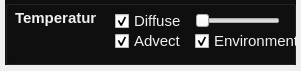
    <widget class="QWidget" name="widget_B3_3" native="true">
     <property name="geometry">
      <rect>
       <x>10</x>
       <y>497</y>
       <width>301</width>
       <height>71</height>
      </rect>
     </property>
     <widget class="QGroupBox" name="groupBox_10">
      <property name="geometry">
       <rect>
        <x>5</x>
        <y>0</y>
        <width>291</width>
        <height>65</height>
       </rect>
      </property>
      <property name="sizePolicy">
       <sizepolicy hsizetype="Preferred" vsizetype="Preferred">
        <horstretch>0</horstretch>
        <verstretch>0</verstretch>
       </sizepolicy>
      </property>
      <property name="palette">
       <palette>
        <active>
         <colorrole role="WindowText">
          <brush brushstyle="SolidPattern">
           <color alpha="255">
            <red>255</red>
            <green>255</green>
            <blue>255</blue>
           </color>
          </brush>
         </colorrole>
         <colorrole role="Button">
          <brush brushstyle="SolidPattern">
           <color alpha="255">
            <red>15</red>
            <green>15</green>
            <blue>15</blue>
           </color>
          </brush>
         </colorrole>
         <colorrole role="Base">
          <brush brushstyle="SolidPattern">
           <color alpha="255">
            <red>15</red>
            <green>15</green>
            <blue>15</blue>
           </color>
          </brush>
         </colorrole>
         <colorrole role="Window">
          <brush brushstyle="SolidPattern">
           <color alpha="255">
            <red>15</red>
            <green>15</green>
            <blue>15</blue>
           </color>
          </brush>
         </colorrole>
        </active>
        <inactive>
         <colorrole role="WindowText">
          <brush brushstyle="SolidPattern">
           <color alpha="255">
            <red>255</red>
            <green>255</green>
            <blue>255</blue>
           </color>
          </brush>
         </colorrole>
         <colorrole role="Button">
          <brush brushstyle="SolidPattern">
           <color alpha="255">
            <red>15</red>
            <green>15</green>
            <blue>15</blue>
           </color>
          </brush>
         </colorrole>
         <colorrole role="Base">
          <brush brushstyle="SolidPattern">
           <color alpha="255">
            <red>15</red>
            <green>15</green>
            <blue>15</blue>
           </color>
          </brush>
         </colorrole>
         <colorrole role="Window">
          <brush brushstyle="SolidPattern">
           <color alpha="255">
            <red>15</red>
            <green>15</green>
            <blue>15</blue>
           </color>
          </brush>
         </colorrole>
        </inactive>
        <disabled>
         <colorrole role="WindowText">
          <brush brushstyle="SolidPattern">
           <color alpha="255">
            <red>127</red>
            <green>127</green>
            <blue>127</blue>
           </color>
          </brush>
         </colorrole>
         <colorrole role="Button">
          <brush brushstyle="SolidPattern">
           <color alpha="255">
            <red>15</red>
            <green>15</green>
            <blue>15</blue>
           </color>
          </brush>
         </colorrole>
         <colorrole role="Base">
          <brush brushstyle="SolidPattern">
           <color alpha="255">
            <red>15</red>
            <green>15</green>
            <blue>15</blue>
           </color>
          </brush>
         </colorrole>
         <colorrole role="Window">
          <brush brushstyle="SolidPattern">
           <color alpha="255">
            <red>15</red>
            <green>15</green>
            <blue>15</blue>
           </color>
          </brush>
         </colorrole>
        </disabled>
       </palette>
      </property>
      <property name="styleSheet">
       <string notr="true">QGroupBox {
	
	background-color: rgb(15, 15, 15);
}</string>
      </property>
      <property name="title">
       <string/>
      </property>
      <widget class="QLabel" name="label_16">
       <property name="geometry">
        <rect>
         <x>10</x>
         <y>10</y>
         <width>81</width>
         <height>16</height>
        </rect>
       </property>
       <property name="palette">
        <palette>
         <active>
          <colorrole role="WindowText">
           <brush brushstyle="SolidPattern">
            <color alpha="255">
             <red>240</red>
             <green>240</green>
             <blue>240</blue>
            </color>
           </brush>
          </colorrole>
         </active>
         <inactive>
          <colorrole role="WindowText">
           <brush brushstyle="SolidPattern">
            <color alpha="255">
             <red>240</red>
             <green>240</green>
             <blue>240</blue>
            </color>
           </brush>
          </colorrole>
         </inactive>
         <disabled>
          <colorrole role="WindowText">
           <brush brushstyle="SolidPattern">
            <color alpha="255">
             <red>127</red>
             <green>127</green>
             <blue>127</blue>
            </color>
           </brush>
          </colorrole>
         </disabled>
        </palette>
       </property>
       <property name="font">
        <font>
         <pointsize>11</pointsize>
         <weight>75</weight>
         <bold>true</bold>
        </font>
       </property>
       <property name="text">
        <string>Temperature</string>
       </property>
      </widget>
      <widget class="QCheckBox" name="checkBox_8">
       <property name="geometry">
        <rect>
         <x>110</x>
         <y>10</y>
         <width>112</width>
         <height>22</height>
        </rect>
       </property>
       <property name="palette">
        <palette>
         <active>
          <colorrole role="WindowText">
           <brush brushstyle="SolidPattern">
            <color alpha="255">
             <red>240</red>
             <green>240</green>
             <blue>240</blue>
            </color>
           </brush>
          </colorrole>
         </active>
         <inactive>
          <colorrole role="WindowText">
           <brush brushstyle="SolidPattern">
            <color alpha="255">
             <red>240</red>
             <green>240</green>
             <blue>240</blue>
            </color>
           </brush>
          </colorrole>
         </inactive>
         <disabled>
          <colorrole role="WindowText">
           <brush brushstyle="SolidPattern">
            <color alpha="255">
             <red>127</red>
             <green>127</green>
             <blue>127</blue>
            </color>
           </brush>
          </colorrole>
         </disabled>
        </palette>
       </property>
       <property name="font">
        <font>
         <pointsize>11</pointsize>
         <weight>50</weight>
         <bold>false</bold>
        </font>
       </property>
       <property name="text">
        <string>Diffuse</string>
       </property>
       <property name="checked">
        <bool>true</bool>
       </property>
      </widget>
      <widget class="QCheckBox" name="checkBox_9">
       <property name="geometry">
        <rect>
         <x>110</x>
         <y>30</y>
         <width>112</width>
         <height>22</height>
        </rect>
       </property>
       <property name="palette">
        <palette>
         <active>
          <colorrole role="WindowText">
           <brush brushstyle="SolidPattern">
            <color alpha="255">
             <red>240</red>
             <green>240</green>
             <blue>240</blue>
            </color>
           </brush>
          </colorrole>
         </active>
         <inactive>
          <colorrole role="WindowText">
           <brush brushstyle="SolidPattern">
            <color alpha="255">
             <red>240</red>
             <green>240</green>
             <blue>240</blue>
            </color>
           </brush>
          </colorrole>
         </inactive>
         <disabled>
          <colorrole role="WindowText">
           <brush brushstyle="SolidPattern">
            <color alpha="255">
             <red>127</red>
             <green>127</green>
             <blue>127</blue>
            </color>
           </brush>
          </colorrole>
         </disabled>
        </palette>
       </property>
       <property name="font">
        <font>
         <pointsize>11</pointsize>
         <weight>50</weight>
         <bold>false</bold>
        </font>
       </property>
       <property name="text">
        <string>Advect</string>
       </property>
       <property name="checked">
        <bool>true</bool>
       </property>
      </widget>
      <widget class="QCheckBox" name="checkBox_10">
       <property name="geometry">
        <rect>
         <x>190</x>
         <y>30</y>
         <width>112</width>
         <height>22</height>
        </rect>
       </property>
       <property name="palette">
        <palette>
         <active>
          <colorrole role="WindowText">
           <brush brushstyle="SolidPattern">
            <color alpha="255">
             <red>240</red>
             <green>240</green>
             <blue>240</blue>
            </color>
           </brush>
          </colorrole>
         </active>
         <inactive>
          <colorrole role="WindowText">
           <brush brushstyle="SolidPattern">
            <color alpha="255">
             <red>240</red>
             <green>240</green>
             <blue>240</blue>
            </color>
           </brush>
          </colorrole>
         </inactive>
         <disabled>
          <colorrole role="WindowText">
           <brush brushstyle="SolidPattern">
            <color alpha="255">
             <red>127</red>
             <green>127</green>
             <blue>127</blue>
            </color>
           </brush>
          </colorrole>
         </disabled>
        </palette>
       </property>
       <property name="font">
        <font>
         <pointsize>11</pointsize>
         <weight>50</weight>
         <bold>false</bold>
        </font>
       </property>
       <property name="text">
        <string>Environment</string>
       </property>
       <property name="checked">
        <bool>true</bool>
       </property>
      </widget>
      <widget class="QSlider" name="diffSlider_2">
       <property name="geometry">
        <rect>
         <x>190</x>
         <y>10</y>
         <width>85</width>
         <height>22</height>
        </rect>
       </property>
       <property name="sizePolicy">
        <sizepolicy hsizetype="Ignored" vsizetype="Fixed">
         <horstretch>0</horstretch>
         <verstretch>0</verstretch>
        </sizepolicy>
       </property>
       <property name="minimum">
        <number>2</number>
       </property>
       <property name="maximum">
        <number>500</number>
       </property>
       <property name="value">
        <number>2</number>
       </property>
       <property name="orientation">
        <enum>Qt::Horizontal</enum>
       </property>
      </widget>
     </widget>
    </widget>
